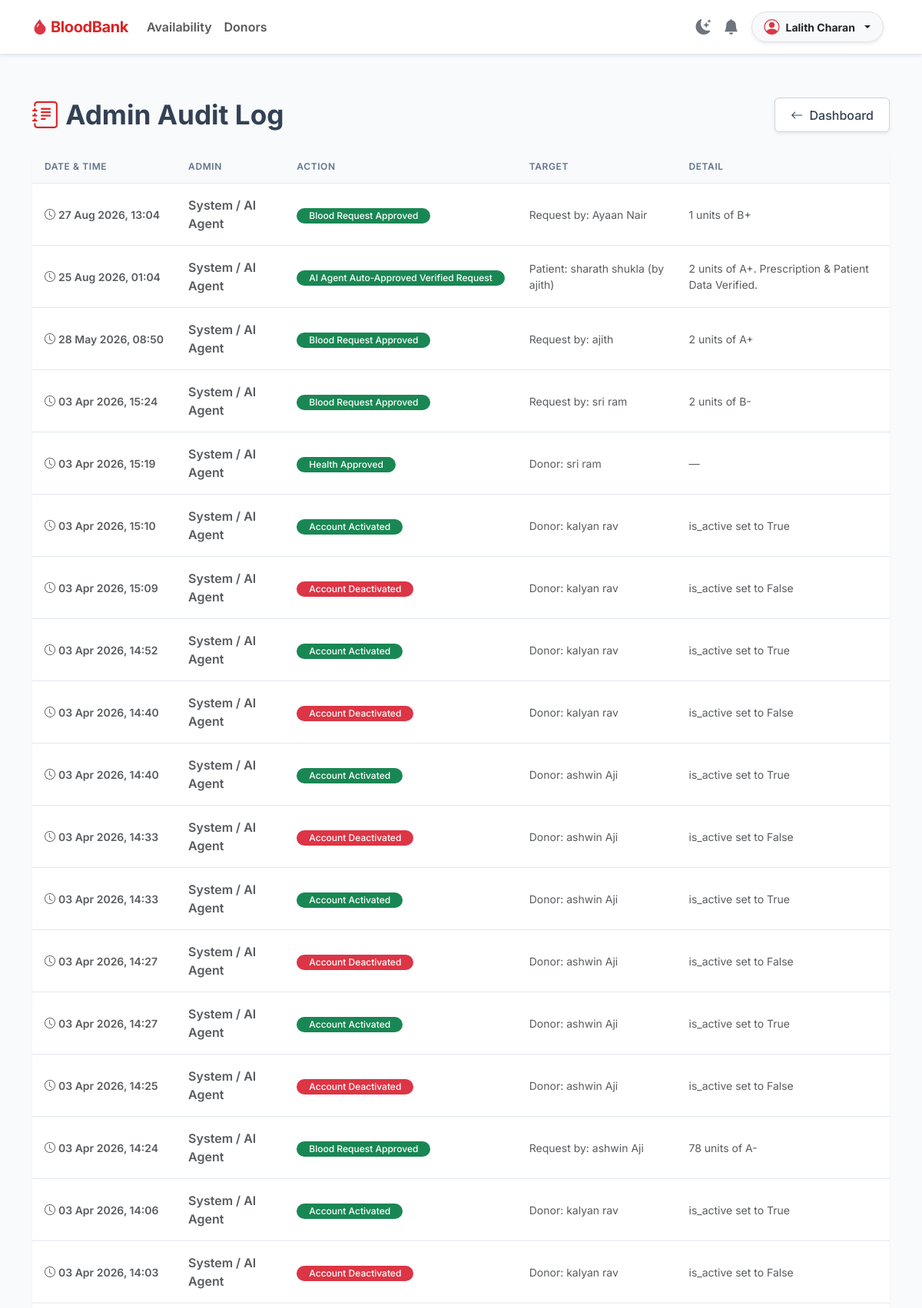
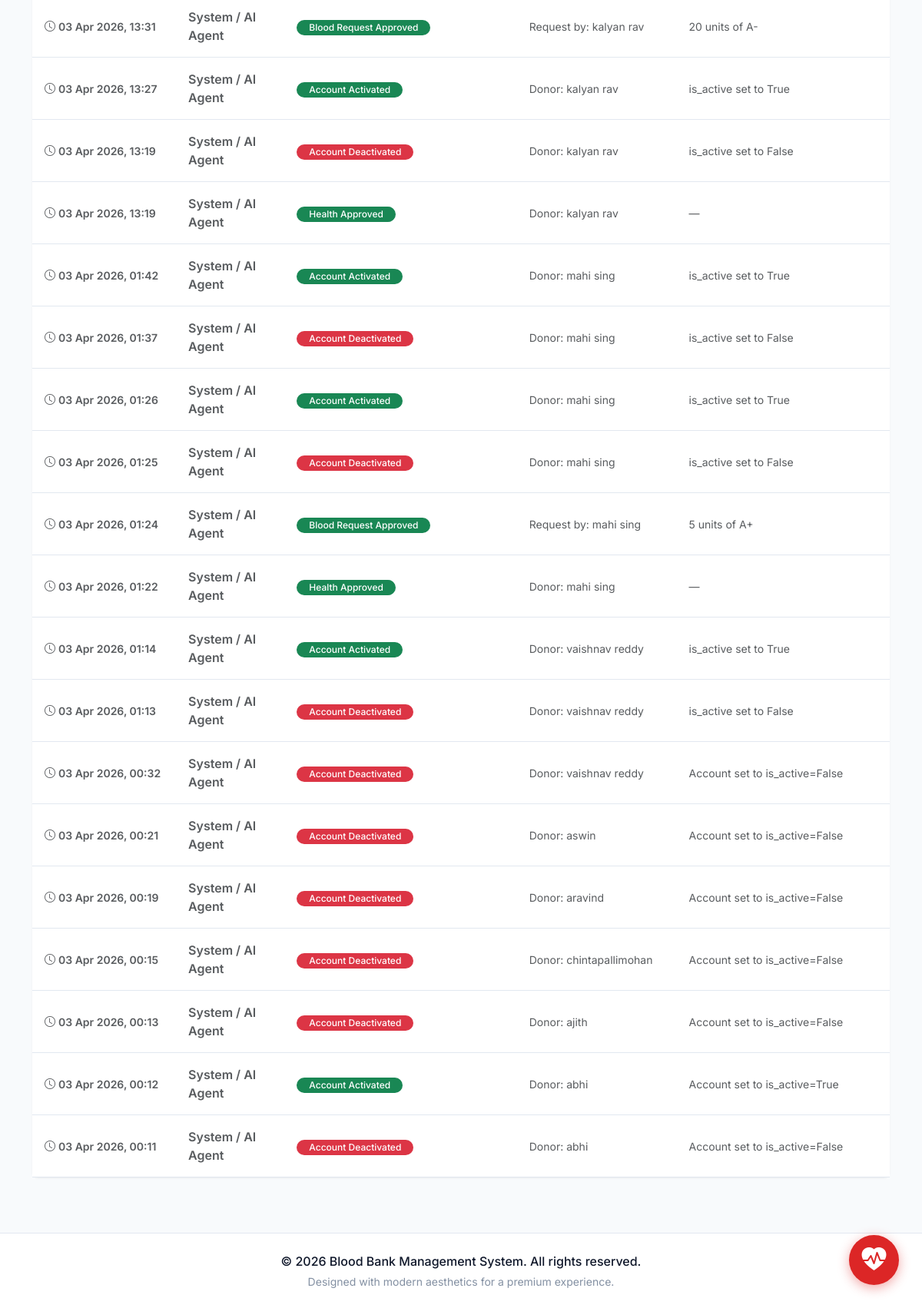
Screenshot of /admin-audit-log/ (signed in) with the database file from the repository (2 pictures, top to bottom).
### accounts/models.py (models this page shows, shortened)
class User(AbstractUser):
    ROLE_CHOICES = (
        ('ADMIN', 'Admin'),
        ('DONOR', 'Donor'),
        ('REQUESTER', 'Requester'),
    )
    role       = models.CharField(max_length=20, choices=ROLE_CHOICES)
    email      = models.EmailField(unique=True, blank=True, default='')
    phone      = models.CharField(max_length=20, blank=True, default='')
    is_active  = models.BooleanField(default=True)   # used for account deactivation

class AuditLog(models.Model):
    actor      = models.ForeignKey(User, on_delete=models.SET_NULL, null=True, related_name='audit_logs')
    action     = models.CharField(max_length=100)
    target     = models.CharField(max_length=200, blank=True)   # e.g. "Donor: John Doe"
    detail     = models.TextField(blank=True)
    timestamp  = models.DateTimeField(auto_now_add=True)
    class Meta:
        ordering = ['-timestamp']

### accounts/views.py (the view)
# urls.py: path('admin-audit-log/', audit_log, name='audit_log'),
@login_required
def audit_log(request):
    if not request.user.is_staff:
        return redirect('dashboard')
    logs = AuditLog.objects.select_related('actor').all()[:200]
    return render(request, 'audit_log.html', {'logs': logs})

### notifications/context_processors.py (called while the page is built)
def unread_notifications_count(request):
    if request.user.is_authenticated:
        count = request.user.notifications.filter(is_read=False).count()
        return {'unread_notif_count': count}
    return {'unread_notif_count': 0}

### templates/audit_log.html (shortened to what this page needs)
{% extends 'base.html' %}
{% block content %}
<div class="d-flex justify-content-between align-items-center mb-4 mt-3">
  <h2 class="fw-bold mb-0" style="color:var(--secondary);font-size:2.2rem;">
    <i class="bi bi-journal-text me-2" style="color:var(--primary);"></i>Admin Audit Log
  </h2>
  <a href="{% url 'dashboard' %}" class="btn btn-secondary-custom shadow-sm">
    <i class="bi bi-arrow-left me-1"></i> Dashboard
  </a>
</div>
<div class="premium-card mb-5 border-0">
  <div class="card-body p-0">
    <div class="table-responsive">
      <table class="table table-premium table-borderless align-middle mb-0">
        <thead>
          <tr>
            <th>Date &amp; Time</th>
            <th>Admin</th>
            <th>Action</th>
            <th>Target</th>
            <th>Detail</th>
          </tr>
        </thead>
        <tbody>
          {% for log in logs %}
          <tr>
            <td class="text-muted small fw-semibold" style="white-space:nowrap;">
              <i class="bi bi-clock me-1"></i>{{ log.timestamp|date:"d M Y, H:i" }}
            </td>
            <td class="fw-semibold" style="color:var(--secondary);">
              {% if log.actor %}{{ log.actor.get_full_name|default:log.actor.username }}{% else %}<span class="text-muted">System / AI Agent</span>{% endif %}
            </td>
            <td>
              {% if 'Approved' in log.action or 'Activated' in log.action %}
                <span class="badge bg-success px-3 py-1 rounded-pill">{{ log.action }}</span>
              {% elif 'Rejected' in log.action or 'Deactivated' in log.action %}
                <span class="badge bg-danger px-3 py-1 rounded-pill">{{ log.action }}</span>
              {% else %}
                <span class="badge bg-secondary px-3 py-1 rounded-pill">{{ log.action }}</span>
              {% endif %}
            </td>
            <td class="text-muted small">{{ log.target|default:"—" }}</td>
            <td class="text-muted small">{{ log.detail|default:"—" }}</td>
          </tr>
          {% endfor %}
        </tbody>
      </table>
    </div>
  </div>
</div>
{% endblock %}

### templates/base.html (shortened to what this page needs)
{% load static %}
<!DOCTYPE html>
<html lang="en">
<head>
    <link href="https://cdn.jsdelivr.net/npm/bootstrap@5.3.0/dist/css/bootstrap.min.css" rel="stylesheet">
    <link rel="stylesheet" href="https://cdn.jsdelivr.net/npm/bootstrap-icons@1.10.5/font/bootstrap-icons.css">
    <link rel="stylesheet" href="{% static 'css/style.css' %}?v=1.1">
</head>
<body>
    <nav class="navbar navbar-expand-lg sticky-top shadow-sm">
        <div class="container">
            <a class="navbar-brand fw-bold" href="/">
                <i class="bi bi-droplet-fill text-danger"></i> BloodBank
            </a>
            <div class="collapse navbar-collapse" id="navbarNav">
                <ul class="navbar-nav me-auto mb-2 mb-lg-0">
                    <li class="nav-item">
                        <a class="nav-link fw-semibold" href="{% url 'blood_availability' %}">Availability</a>
                    </li>
                    <li class="nav-item">
                        <a class="nav-link fw-semibold" href="{% url 'donor_search' %}">Donors</a>
                    </li>
                </ul>
                <ul class="navbar-nav ms-auto align-items-center">
                    <li class="nav-item me-3">
                        <button class="btn btn-link nav-link px-0 text-secondary" id="themeToggle" title="Toggle Dark/Light Mode">
                            <i class="bi bi-moon-stars-fill fs-5" id="themeIcon"></i>
                        </button>
                    </li>
                    {% if request.user.is_authenticated %}
                        <li class="nav-item me-3 position-relative">
                            <a href="{% url 'notifications_view' %}" class="nav-link px-0 text-secondary" title="Notifications">
                                <i class="bi bi-bell-fill fs-5"></i>
                            </a>
                        </li>
                        <li class="nav-item dropdown me-2">
                            <a class="nav-link dropdown-toggle d-flex align-items-center gap-2 py-1 px-3 bg-light border rounded-pill shadow-sm text-dark" href="#" id="userDropdown" role="button" data-bs-toggle="dropdown" aria-expanded="false">
                                <i class="bi bi-person-circle fs-5 text-danger"></i>
                                <span class="fw-bold small">{{ request.user.get_full_name|default:request.user.username }}</span>
                            </a>
                        </li>
                    {% endif %}
                </ul>
            </div>
        </div>
    </nav>
    <main class="flex-grow-1 py-4">
        <div class="container pt-3">
            {% block content %}
            {% endblock %}
        </div>
    </main>
    <footer>
        <div class="container">
            <p class="mb-0 fw-medium">
                &copy; {{ request.user.last_login|date:"Y"|default:"2026" }} Blood Bank Management System. All rights reserved.
            </p>
            <p class="small mt-1 mb-0" style="color: var(--text-muted); opacity: 0.8;">Designed with modern aesthetics for a premium experience.</p>
        </div>
    </footer>
    {% if request.user.is_authenticated %}
        <a href="{% url 'request_blood' %}" class="floating-emergency-btn shadow-hover" title="Emergency Blood Request">
            <i class="bi bi-heart-pulse-fill"></i>
        </a>
    {% endif %}
</body>
</html>

### static/css/style.css (style rules this page uses)
:root { --primary: #dc2626; --primary-light: #fee2e2; --primary-glare: #fca5a5; --primary-dark: #b91c1c; --bg-color: #f8fafc; --card-bg: #ffffff; --text-main: #0f172a; --text-muted: #64748b; --secondary: #334155; --border-color: #e2e8f0; --border-hover: #cbd5e1; --nav-bg: #ffffff; --table-header: #f8fafc; --input-bg: #ffffff; }
body { background-color: var(--bg-color); font-family: 'Inter', -apple-system, BlinkMacSystemFont, "Segoe UI", Roboto, sans-serif; color: var(--text-main); display: flex; flex-direction: column; min-height: 100vh; }
.navbar { background: var(--nav-bg) !important; border-bottom: 1px solid var(--border-color); padding: 12px 0; box-shadow: 0 1px 2px 0 rgba(0, 0, 0, 0.03); }
.navbar-brand { color: var(--primary) !important; font-weight: 700; letter-spacing: -0.02em; }
.premium-card { background: var(--card-bg); border: 1px solid var(--border-color); border-radius: 8px; box-shadow: 0 1px 3px 0 rgba(0, 0, 0, 0.05), 0 1px 2px -1px rgba(0, 0, 0, 0.05); }
.btn-secondary-custom { background-color: var(--card-bg); color: var(--secondary); border: 1px solid var(--border-hover); border-radius: 6px; font-weight: 500; padding: 0.6rem 1.25rem; transition: all 0.2s; }
.shadow-hover { transition: transform 0.2s, box-shadow 0.2s; }
.table-premium { margin-bottom: 0; width: 100%; }
.table-premium th { background-color: var(--table-header); color: var(--text-muted); font-weight: 600; text-transform: uppercase; font-size: 0.75rem; letter-spacing: 0.05em; border-bottom: 1px solid var(--border-color); padding: 12px 16px; }
.table-premium td { border-bottom: 1px solid var(--border-color); vertical-align: middle; color: var(--text-main); padding: 16px; }
.badge { font-weight: 500; }
footer { border-top: 1px solid var(--border-color); background-color: var(--nav-bg); padding: 24px 0; margin-top: auto; text-align: center; }
.floating-emergency-btn { position: fixed; bottom: 30px; right: 30px; width: 65px; height: 65px; background-color: var(--primary); color: #ffffff; border-radius: 50%; display: flex; align-items: center; justify-content: center; font-size: 2rem; box-shadow: 0 4px 15px rgba(220, 38, 38, 0.4); z-index: 1000; transition: transform 0.3s; }

### rows the page displays
User: user.get_full_name "Lalith Charan", user.last_login "2026"
AuditLog: timestamp "27 Aug 2026, 13:04", shows "System / AI Agent", action "Blood Request Approved", target "Request by: Ayaan Nair", detail "1 units of B+"
AuditLog: timestamp "25 Aug 2026, 01:04", shows "System / AI Agent", action "AI Agent Auto-Approved Verified Request", target "Patient: sharath shukla (by ajith)", detail "2 units of A+. Prescription & Patient Data Verified."
AuditLog: timestamp "28 May 2026, 08:50", shows "System / AI Agent", action "Blood Request Approved", target "Request by: ajith", detail "2 units of A+"
AuditLog: timestamp "03 Apr 2026, 15:24", shows "System / AI Agent", action "Blood Request Approved", target "Request by: sri ram", detail "2 units of B-"
AuditLog: timestamp "03 Apr 2026, 15:19", shows "System / AI Agent", action "Health Approved", target "Donor: sri ram", detail "—"
AuditLog: timestamp "03 Apr 2026, 15:10", shows "System / AI Agent", action "Account Activated", target "Donor: kalyan rav", detail "is_active set to True"
AuditLog: timestamp "03 Apr 2026, 15:09", shows "System / AI Agent", action "Account Deactivated", target "Donor: kalyan rav", detail "is_active set to False"
AuditLog: timestamp "03 Apr 2026, 14:52", shows "System / AI Agent", action "Account Activated", target "Donor: kalyan rav", detail "is_active set to True"
AuditLog: timestamp "03 Apr 2026, 14:40", shows "System / AI Agent", action "Account Deactivated", target "Donor: kalyan rav", detail "is_active set to False"
AuditLog: timestamp "03 Apr 2026, 14:40", shows "System / AI Agent", action "Account Activated", target "Donor: ashwin Aji", detail "is_active set to True"
AuditLog: timestamp "03 Apr 2026, 14:33", shows "System / AI Agent", action "Account Deactivated", target "Donor: ashwin Aji", detail "is_active set to False"
AuditLog: timestamp "03 Apr 2026, 14:33", shows "System / AI Agent", action "Account Activated", target "Donor: ashwin Aji", detail "is_active set to True"
AuditLog: timestamp "03 Apr 2026, 14:27", shows "System / AI Agent", action "Account Deactivated", target "Donor: ashwin Aji", detail "is_active set to False"
AuditLog: timestamp "03 Apr 2026, 14:27", shows "System / AI Agent", action "Account Activated", target "Donor: ashwin Aji", detail "is_active set to True"
AuditLog: timestamp "03 Apr 2026, 14:25", shows "System / AI Agent", action "Account Deactivated", target "Donor: ashwin Aji", detail "is_active set to False"
AuditLog: timestamp "03 Apr 2026, 14:24", shows "System / AI Agent", action "Blood Request Approved", target "Request by: ashwin Aji", detail "78 units of A-"
AuditLog: timestamp "03 Apr 2026, 14:06", shows "System / AI Agent", action "Account Activated", target "Donor: kalyan rav", detail "is_active set to True"
AuditLog: timestamp "03 Apr 2026, 14:03", shows "System / AI Agent", action "Account Deactivated", target "Donor: kalyan rav", detail "is_active set to False"
AuditLog: timestamp "03 Apr 2026, 13:31", shows "System / AI Agent", action "Blood Request Approved", target "Request by: kalyan rav", detail "20 units of A-"
AuditLog: timestamp "03 Apr 2026, 13:27", shows "System / AI Agent", action "Account Activated", target "Donor: kalyan rav", detail "is_active set to True"
AuditLog: timestamp "03 Apr 2026, 13:19", shows "System / AI Agent", action "Account Deactivated", target "Donor: kalyan rav", detail "is_active set to False"
AuditLog: timestamp "03 Apr 2026, 13:19", shows "System / AI Agent", action "Health Approved", target "Donor: kalyan rav", detail "—"
AuditLog: timestamp "03 Apr 2026, 01:42", shows "System / AI Agent", action "Account Activated", target "Donor: mahi sing", detail "is_active set to True"
AuditLog: timestamp "03 Apr 2026, 01:37", shows "System / AI Agent", action "Account Deactivated", target "Donor: mahi sing", detail "is_active set to False"
AuditLog: timestamp "03 Apr 2026, 01:26", shows "System / AI Agent", action "Account Activated", target "Donor: mahi sing", detail "is_active set to True"
AuditLog: timestamp "03 Apr 2026, 01:25", shows "System / AI Agent", action "Account Deactivated", target "Donor: mahi sing", detail "is_active set to False"
AuditLog: timestamp "03 Apr 2026, 01:24", shows "System / AI Agent", action "Blood Request Approved", target "Request by: mahi sing", detail "5 units of A+"
AuditLog: timestamp "03 Apr 2026, 01:22", shows "System / AI Agent", action "Health Approved", target "Donor: mahi sing", detail "—"
AuditLog: timestamp "03 Apr 2026, 01:14", shows "System / AI Agent", action "Account Activated", target "Donor: vaishnav reddy", detail "is_active set to True"
AuditLog: timestamp "03 Apr 2026, 01:13", shows "System / AI Agent", action "Account Deactivated", target "Donor: vaishnav reddy", detail "is_active set to False"
AuditLog: timestamp "03 Apr 2026, 00:32", shows "System / AI Agent", action "Account Deactivated", target "Donor: vaishnav reddy", detail "Account set to is_active=False"
AuditLog: timestamp "03 Apr 2026, 00:21", shows "System / AI Agent", action "Account Deactivated", target "Donor: aswin", detail "Account set to is_active=False"
AuditLog: timestamp "03 Apr 2026, 00:19", shows "System / AI Agent", action "Account Deactivated", target "Donor: aravind", detail "Account set to is_active=False"
AuditLog: timestamp "03 Apr 2026, 00:15", shows "System / AI Agent", action "Account Deactivated", target "Donor: chintapallimohan", detail "Account set to is_active=False"
AuditLog: timestamp "03 Apr 2026, 00:13", shows "System / AI Agent", action "Account Deactivated", target "Donor: ajith", detail "Account set to is_active=False"
AuditLog: timestamp "03 Apr 2026, 00:12", shows "System / AI Agent", action "Account Activated", target "Donor: abhi", detail "Account set to is_active=True"
AuditLog: timestamp "03 Apr 2026, 00:11", shows "System / AI Agent", action "Account Deactivated", target "Donor: abhi", detail "Account set to is_active=False"
